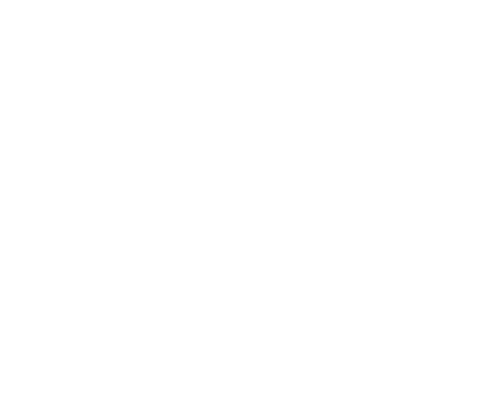
Frame 1 (no input)
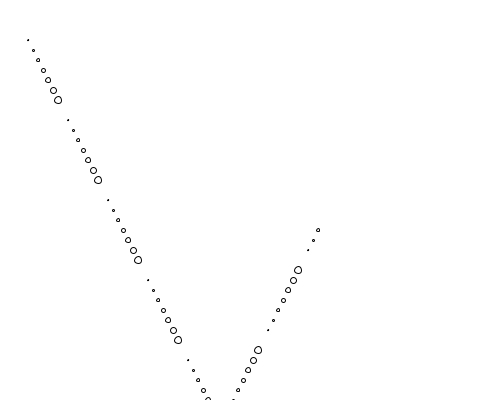
Frame 60 (the mouse pressed at the canvas centre just before this capture)
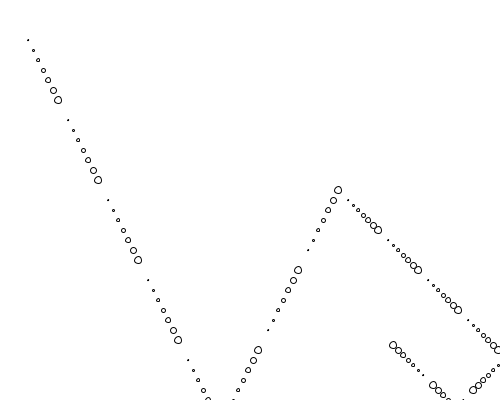
Frame 120 (the mouse held since frame 60 and released just before this capture)

The Processing sketch that drew these frames (run headless with seeded random() and noise(); from frame 60 on, the mouse is pressed at the canvas centre):

// Processing sketch: processing_113634
// ── processing_113634.pde

int ballposX=18;
int ballposY=20;
int ballspeedX=5;
int ballspeedY=10;
int t, northWall,southWall,eastWall,westWall;


void setup() {
  size(500, 400);
  background(255);
  smooth();
  eastWall=500;
  southWall=400;
  northWall=0;
  westWall=0;
}
  

  
void draw() {
 // background(255);

  ballposX=ballposX+ballspeedX;
  if(ballposX>eastWall){
   ballspeedX-=5;
  }
 
   
  if(ballposX<westWall){
  ballspeedX=5;
  }
   
  ballposY=ballposY+ballspeedY;
  if(ballposY>southWall){
   ballspeedY=ballspeedY-=5;
  }
  if(ballposY<northWall){
  ballspeedY=5;
  }
   
   
  //stroke(300,200,0);
  strokeWeight(1);
  ellipse(ballposX,ballposY,t,t);
     t++;
    if (t > 7) {
      t = 0;
}
 
}

void mousePressed() {
  
  
  if((ballposX<mouseX) &&(ballposY<mouseY)) { eastWall=mouseX; southWall=mouseY; }
  if((ballposX<mouseX) &&(ballposY>mouseY)) { eastWall=mouseX; northWall=mouseY; }  
  if((ballposX>mouseX) &&(ballposY<mouseY)) { westWall=mouseX; southWall=mouseY; }
  if((ballposX>mouseX) &&(ballposY>mouseY)) { westWall=mouseX; northWall=mouseY; }  
  line(mouseX, mouseY, mouseX, 400);
  line(mouseX, mouseY, mouseX, 0);
  line(mouseX, mouseY, 500, mouseY);
  line(mouseX, mouseY, 0, mouseY);
  
}
